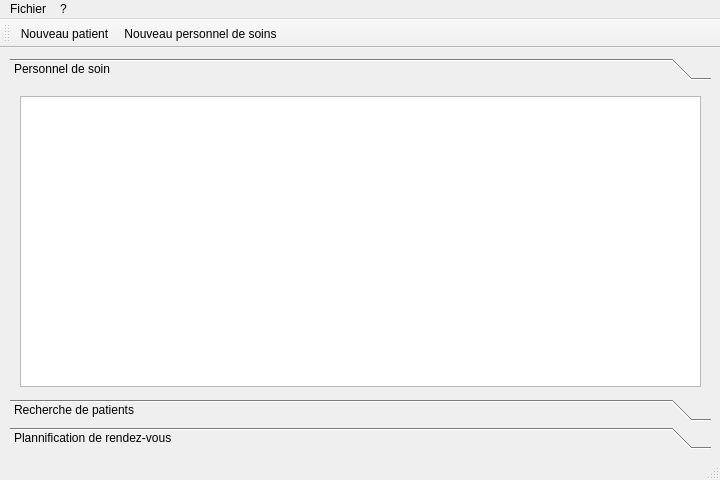
<?xml version="1.0" encoding="UTF-8"?>
<ui version="4.0">
 <class>MainWindow</class>
 <widget class="QMainWindow" name="MainWindow">
  <property name="geometry">
   <rect>
    <x>0</x>
    <y>0</y>
    <width>720</width>
    <height>480</height>
   </rect>
  </property>
  <property name="windowTitle">
   <string>Application de gestion de rendez-vous</string>
  </property>
  <widget class="QWidget" name="centralWidget">
   <widget class="QToolBox" name="toolBox">
    <property name="geometry">
     <rect>
      <x>10</x>
      <y>10</y>
      <width>701</width>
      <height>391</height>
     </rect>
    </property>
    <property name="currentIndex">
     <number>0</number>
    </property>
    <widget class="QWidget" name="staffListWidget">
     <property name="geometry">
      <rect>
       <x>0</x>
       <y>0</y>
       <width>701</width>
       <height>310</height>
      </rect>
     </property>
     <attribute name="label">
      <string>Personnel de soin</string>
     </attribute>
     <widget class="QTreeView" name="resourcesTreeView">
      <property name="geometry">
       <rect>
        <x>10</x>
        <y>10</y>
        <width>681</width>
        <height>291</height>
       </rect>
      </property>
      <property name="editTriggers">
       <set>QAbstractItemView::NoEditTriggers</set>
      </property>
     </widget>
    </widget>
    <widget class="QWidget" name="patientSearchWidget">
     <property name="geometry">
      <rect>
       <x>0</x>
       <y>0</y>
       <width>701</width>
       <height>310</height>
      </rect>
     </property>
     <attribute name="label">
      <string>Recherche de patients</string>
     </attribute>
     <widget class="QLabel" name="separatorLabel">
      <property name="geometry">
       <rect>
        <x>440</x>
        <y>30</y>
        <width>21</width>
        <height>20</height>
       </rect>
      </property>
      <property name="text">
       <string>-</string>
      </property>
      <property name="alignment">
       <set>Qt::AlignCenter</set>
      </property>
     </widget>
     <widget class="QLabel" name="patientSearchNameLabel">
      <property name="geometry">
       <rect>
        <x>100</x>
        <y>10</y>
        <width>46</width>
        <height>13</height>
       </rect>
      </property>
      <property name="text">
       <string>Nom</string>
      </property>
     </widget>
     <widget class="QLineEdit" name="patientSearchIdLineEdit">
      <property name="geometry">
       <rect>
        <x>10</x>
        <y>30</y>
        <width>71</width>
        <height>20</height>
       </rect>
      </property>
      <property name="placeholderText">
       <string>Numéro</string>
      </property>
     </widget>
     <widget class="QTableView" name="patientSearchTableView">
      <property name="geometry">
       <rect>
        <x>10</x>
        <y>70</y>
        <width>681</width>
        <height>221</height>
       </rect>
      </property>
      <property name="sizeAdjustPolicy">
       <enum>QAbstractScrollArea::AdjustIgnored</enum>
      </property>
      <property name="selectionBehavior">
       <enum>QAbstractItemView::SelectRows</enum>
      </property>
      <property name="sortingEnabled">
       <bool>false</bool>
      </property>
      <property name="wordWrap">
       <bool>true</bool>
      </property>
      <attribute name="horizontalHeaderStretchLastSection">
       <bool>true</bool>
      </attribute>
      <attribute name="verticalHeaderStretchLastSection">
       <bool>true</bool>
      </attribute>
     </widget>
     <widget class="QPushButton" name="launchPatientSearchButton">
      <property name="geometry">
       <rect>
        <x>600</x>
        <y>30</y>
        <width>91</width>
        <height>23</height>
       </rect>
      </property>
      <property name="text">
       <string>Rechercher</string>
      </property>
      <property name="autoDefault">
       <bool>true</bool>
      </property>
      <property name="default">
       <bool>false</bool>
      </property>
     </widget>
     <widget class="QLineEdit" name="patientSearchFirstnameLineEdit">
      <property name="geometry">
       <rect>
        <x>210</x>
        <y>30</y>
        <width>101</width>
        <height>20</height>
       </rect>
      </property>
      <property name="placeholderText">
       <string>Prénom</string>
      </property>
     </widget>
     <widget class="QLabel" name="patientSearchFirstnameLabel">
      <property name="geometry">
       <rect>
        <x>210</x>
        <y>10</y>
        <width>46</width>
        <height>13</height>
       </rect>
      </property>
      <property name="text">
       <string>Prénom</string>
      </property>
     </widget>
     <widget class="QLabel" name="patientSearchDateLabel">
      <property name="geometry">
       <rect>
        <x>330</x>
        <y>10</y>
        <width>191</width>
        <height>16</height>
       </rect>
      </property>
      <property name="text">
       <string>Date de rendez-vous (saisir un interval)</string>
      </property>
     </widget>
     <widget class="QLabel" name="patientSearchIdLabel">
      <property name="geometry">
       <rect>
        <x>10</x>
        <y>10</y>
        <width>46</width>
        <height>13</height>
       </rect>
      </property>
      <property name="text">
       <string>Numéro</string>
      </property>
     </widget>
     <widget class="QLineEdit" name="patientSearchNameLineEdit">
      <property name="geometry">
       <rect>
        <x>100</x>
        <y>30</y>
        <width>101</width>
        <height>20</height>
       </rect>
      </property>
      <property name="placeholderText">
       <string>Nom</string>
      </property>
     </widget>
     <widget class="QDateEdit" name="patientSearchPriorDateDateEdit">
      <property name="geometry">
       <rect>
        <x>330</x>
        <y>30</y>
        <width>110</width>
        <height>22</height>
       </rect>
      </property>
     </widget>
     <widget class="QDateEdit" name="patientSearchLaterDateDateEdit">
      <property name="geometry">
       <rect>
        <x>460</x>
        <y>30</y>
        <width>110</width>
        <height>22</height>
       </rect>
      </property>
     </widget>
    </widget>
    <widget class="QWidget" name="planningWidget">
     <property name="geometry">
      <rect>
       <x>0</x>
       <y>0</y>
       <width>701</width>
       <height>310</height>
      </rect>
     </property>
     <attribute name="label">
      <string>Plannification de rendez-vous</string>
     </attribute>
     <widget class="QLabel" name="planningDateLabel">
      <property name="geometry">
       <rect>
        <x>20</x>
        <y>10</y>
        <width>191</width>
        <height>16</height>
       </rect>
      </property>
      <property name="text">
       <string>Date à plannifier</string>
      </property>
     </widget>
     <widget class="QDateEdit" name="planningDateEdit">
      <property name="geometry">
       <rect>
        <x>20</x>
        <y>30</y>
        <width>110</width>
        <height>22</height>
       </rect>
      </property>
     </widget>
     <widget class="QPushButton" name="doPlanningButton">
      <property name="geometry">
       <rect>
        <x>140</x>
        <y>30</y>
        <width>75</width>
        <height>23</height>
       </rect>
      </property>
      <property name="text">
       <string>Plannifier</string>
      </property>
     </widget>
    </widget>
   </widget>
  </widget>
  <widget class="QMenuBar" name="menuBar">
   <property name="geometry">
    <rect>
     <x>0</x>
     <y>0</y>
     <width>720</width>
     <height>21</height>
    </rect>
   </property>
   <widget class="QMenu" name="menuFichier">
    <property name="title">
     <string>Fichier</string>
    </property>
    <widget class="QMenu" name="menuAjouter">
     <property name="title">
      <string>Ajouter</string>
     </property>
     <addaction name="editNewPatientAction"/>
     <addaction name="editNewResourceAction"/>
    </widget>
    <addaction name="quitAction"/>
    <addaction name="menuAjouter"/>
   </widget>
   <widget class="QMenu" name="menu">
    <property name="title">
     <string>?</string>
    </property>
    <addaction name="learnAboutAction"/>
   </widget>
   <addaction name="menuFichier"/>
   <addaction name="menu"/>
  </widget>
  <widget class="QStatusBar" name="statusBar"/>
  <widget class="QToolBar" name="toolBar">
   <property name="windowTitle">
    <string>toolBar</string>
   </property>
   <attribute name="toolBarArea">
    <enum>TopToolBarArea</enum>
   </attribute>
   <attribute name="toolBarBreak">
    <bool>false</bool>
   </attribute>
   <addaction name="editNewPatientAction"/>
   <addaction name="editNewResourceAction"/>
  </widget>
  <action name="quitAction">
   <property name="text">
    <string>Quitter</string>
   </property>
   <property name="toolTip">
    <string>Quitter l'application</string>
   </property>
  </action>
  <action name="editNewPatientAction">
   <property name="text">
    <string>Nouveau patient</string>
   </property>
   <property name="toolTip">
    <string>Ajouter un nouveau patient</string>
   </property>
  </action>
  <action name="editNewResourceAction">
   <property name="text">
    <string>Nouveau personnel de soins</string>
   </property>
   <property name="toolTip">
    <string>Ajouter un nouveau personnel de soins</string>
   </property>
  </action>
  <action name="learnAboutAction">
   <property name="text">
    <string>A propos</string>
   </property>
  </action>
 </widget>
 <layoutdefault spacing="6" margin="11"/>
 <tabstops>
  <tabstop>patientSearchIdLineEdit</tabstop>
  <tabstop>patientSearchNameLineEdit</tabstop>
  <tabstop>patientSearchFirstnameLineEdit</tabstop>
  <tabstop>patientSearchPriorDateDateEdit</tabstop>
  <tabstop>patientSearchLaterDateDateEdit</tabstop>
  <tabstop>launchPatientSearchButton</tabstop>
  <tabstop>patientSearchTableView</tabstop>
  <tabstop>planningDateEdit</tabstop>
  <tabstop>doPlanningButton</tabstop>
 </tabstops>
 <resources/>
 <connections/>
</ui>
